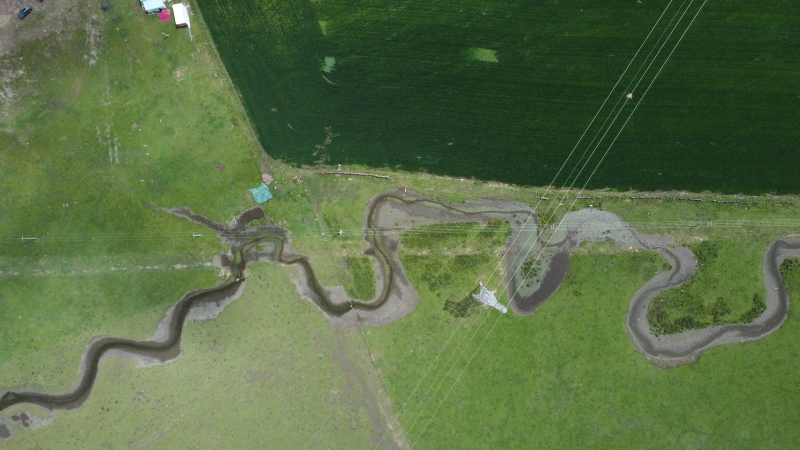
#> input picture assets/river.JPG, 1600 x 900 px (shown at 1/2 size); its folder holds 7 pictures in this run
$ python optimize_assets.py
#> lines starting #> are read from the running program, lines starting #| are printed output that depends on the picture
"""Optimize source assets for the browser demo.

Reads originals from assets/, writes:
  - river.jpg / coast.jpg / fields.jpg  (1600 px wide, JPEG q85)
  - *.webp for exported.png, Reflow-off.png, Reflow-on.png,
    ILM-GUI.png, PlotEditor-GUI.png (q90)
Originals are kept untouched.
"""
from pathlib import Path
from PIL import Image

ASSETS = Path(__file__).parent / "assets"


def to_jpg(src: str, dst: str, width: int = 1600, quality: int = 85) -> None:
#> called with src = 'river.JPG', dst = 'river.jpg', width = 1600, quality = 85
    im = Image.open(ASSETS / src).convert("RGB")
#> im is the input picture: PIL image 1600x900 RGB; mean R, G, B 88.9, 109.9, 69.5
    if im.width > width:
        im = im.resize((width, round(im.height * width / im.width)), Image.LANCZOS)
    im.save(ASSETS / dst, "JPEG", quality=quality, optimize=True)
    print(dst, im.size)
#| river.jpg (1600, 900)
#> call 2 of to_jpg, with src = 'coast.JPG', dst = 'coast.jpg', width = 1600, quality = 85
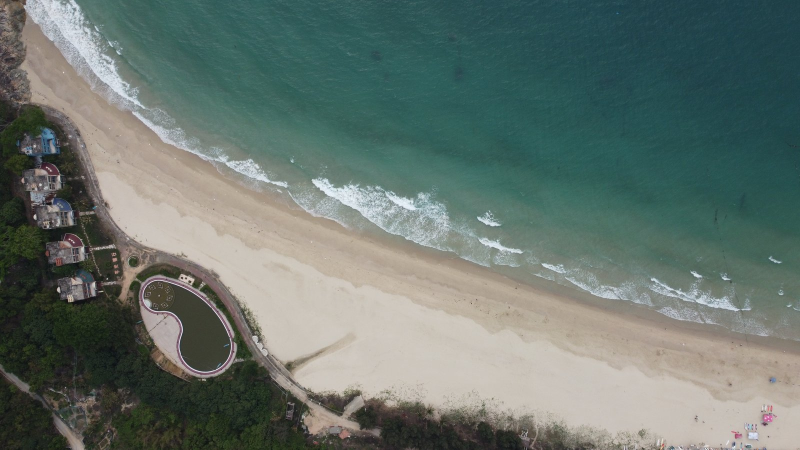
#> input picture assets/coast.JPG, 1600 x 900 px (shown at 1/2 size)
#> in to_jpg, im is the input picture: PIL image 1600x900 RGB; mean R, G, B 103, 116.5, 109.7
#| coast.jpg (1600, 900)
#> call 3 of to_jpg, with src = 'fields.JPG', dst = 'fields.jpg', width = 1600, quality = 85
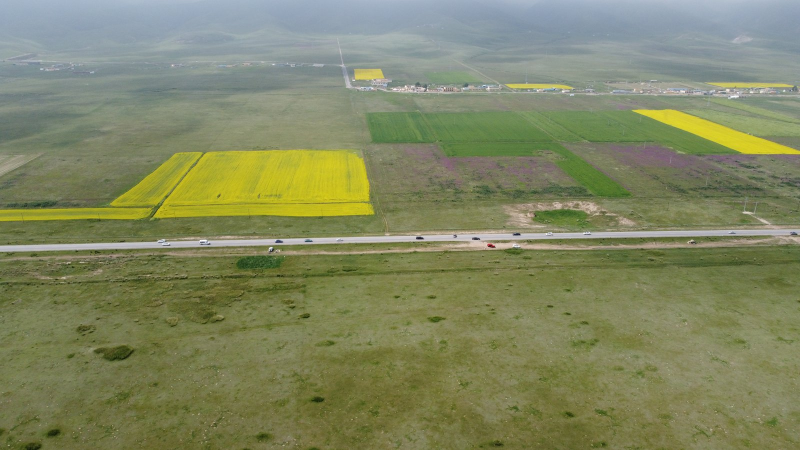
#> input picture assets/fields.JPG, 1600 x 900 px (shown at 1/2 size)
#> in to_jpg, im is the input picture: PIL image 1600x900 RGB; mean R, G, B 128.6, 134.4, 97.6
#| fields.jpg (1600, 900)


def to_webp(src: str, dst: str, quality: int = 90) -> None:
#> (the run stopped early here; a loop or call above may not have finished)
